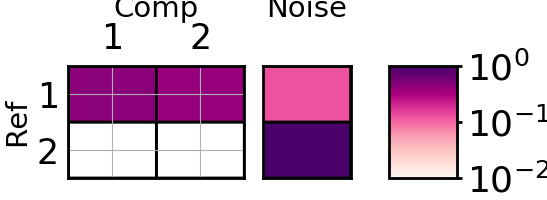

This figure's Python source:
# -*- coding: utf-8 -*-
"""
Created on Mon Jul 10 10:16:42 2017

@author: lupusnoctis
"""

import numpy as np
import matplotlib.pyplot as plt
import ast
from matplotlib import cm, colors

def ismember(a, b):
    bi = {}
    for i, el in enumerate(b):
        if el not in bi:
            bi[el] = i
    return [bi.get(itm, -1) for itm in a]

ref = 'frames.ndx'		# Reference File (Old)
com = 'frames_0n.ndx'		# Frames to Compare (New)

Out = 'Decomposition.png'	# Output figure

Ref = open(ref,'r').read().splitlines()
Com = open(com,'r').read().splitlines()

R=['']*len(Ref)
C=['']*len(Com)

for ind,el in enumerate(Ref):
    R[ind] = ast.literal_eval(el)
    
for ind,el in enumerate(Com):
    C[ind] = ast.literal_eval(el)

Overlap = np.zeros((len(R),len(C)))
Noise = np.zeros(len(R))
    
for ind, el in enumerate(R):
    for ind2, el2 in enumerate(C):
        Overlap[ind,ind2] = np.shape(np.nonzero(np.asarray(ismember(el,el2))>=0))[1]
    Overlap[ind,:] = Overlap[ind,:]/float(len(el))
    Noise[ind] = 1-np.sum(Overlap[ind,:])

my_cmap = cm.get_cmap('RdPu')
   
fig = plt.figure(1)
gs = plt.GridSpec(2,4,height_ratios=[0.5,len(R)],width_ratios=[len(C),1,1,0.2])
fig.set_size_inches((len(C)*(20.5/18.0))+3.2,len(R))
ax1=plt.subplot(gs[1,0])
ax2=plt.subplot(gs[1,1])
ax3=plt.subplot(gs[1,2])

cb = ax1.pcolor(Overlap[::-1,:],cmap=my_cmap,edgecolor='black',linewidth=2,vmin=0.01,vmax=1,norm=colors.LogNorm())
plt.sca(ax1)
ax1.xaxis.tick_top()
ax1.xaxis.set_label_position('top')
plt.xticks((np.arange(0,len(C))+0.5),np.arange(1,len(C)+1),fontsize=25)
plt.yticks((np.arange(0,len(R))+0.5),np.arange(len(R),0,-1),fontsize=25)
plt.tick_params(axis='x',which='both', bottom='off', top='off')
plt.tick_params(axis='y',which='both', left='off', right='off')
ax1.spines['bottom'].set_linewidth('2')
ax1.spines['top'].set_linewidth('2')
ax1.spines['left'].set_linewidth('2')
ax1.spines['right'].set_linewidth('2')
ax1.grid(True,which='major',axis='both')
ax1.set_ylabel('Ref',fontsize=20+(len(C)*0.5))
ax1.set_xlabel('Comp',fontsize=20+(len(C)*0.5))
ax1.set_xlim([0,len(C)])
ax1.set_ylim([0,len(R)])

ax2.pcolor(np.reshape(Noise[::-1],(1,len(Noise))).T,cmap=my_cmap,edgecolor='black',linewidth=2,vmin=0.01,vmax=1,norm=colors.LogNorm())
plt.sca(ax2)
ax2.xaxis.tick_top()
ax2.xaxis.set_label_position('top')
plt.xticks((0,1),(r'$\ $',r'$\ $'),fontsize=25)
ax2.get_yaxis().set_visible(False)
plt.tick_params(axis='x',which='both', bottom='off', top='off')
plt.tick_params(axis='y',which='both', left='off', right='off')
ax2.spines['bottom'].set_linewidth('2')
ax2.spines['top'].set_linewidth('2')
ax2.spines['left'].set_linewidth('2')
ax2.spines['right'].set_linewidth('2')
ax2.set_xlabel('Noise',fontsize=20+(len(C)*0.5))
ax2.set_xlim([0,1])
ax2.set_ylim([0,len(R)])

cbar=plt.colorbar(cb,cax=ax3)
plt.sca(ax3)
cbar.ax.tick_params(labelsize=25+(len(C)*0.5),width=2)
cbar.set_ticks((0.01,0.1,1))
cbar.outline.set_linewidth(2)
ax3.set_xlim(left=-0.3)
plt.savefig(Out)
